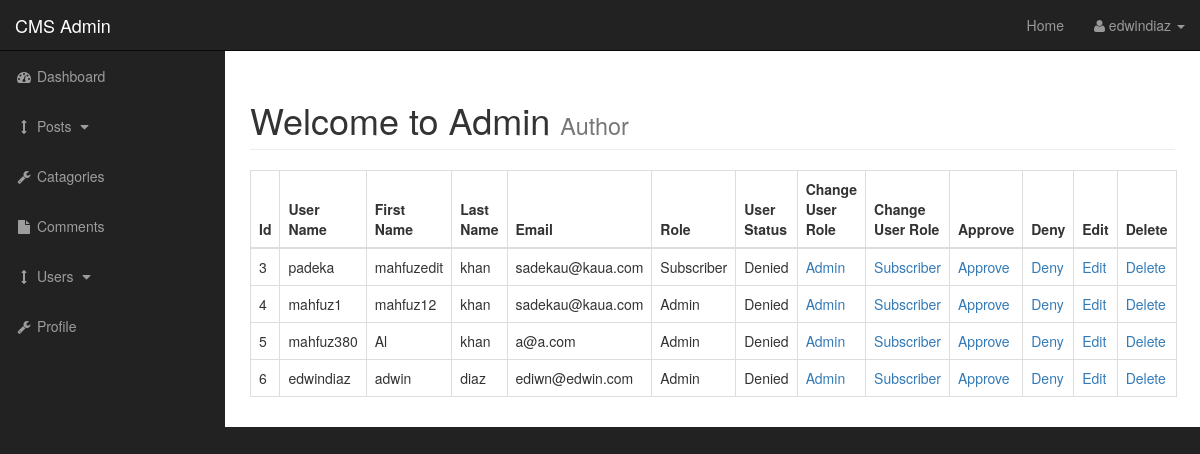
Page /admin/users.php (signed in) on the earlier database version.
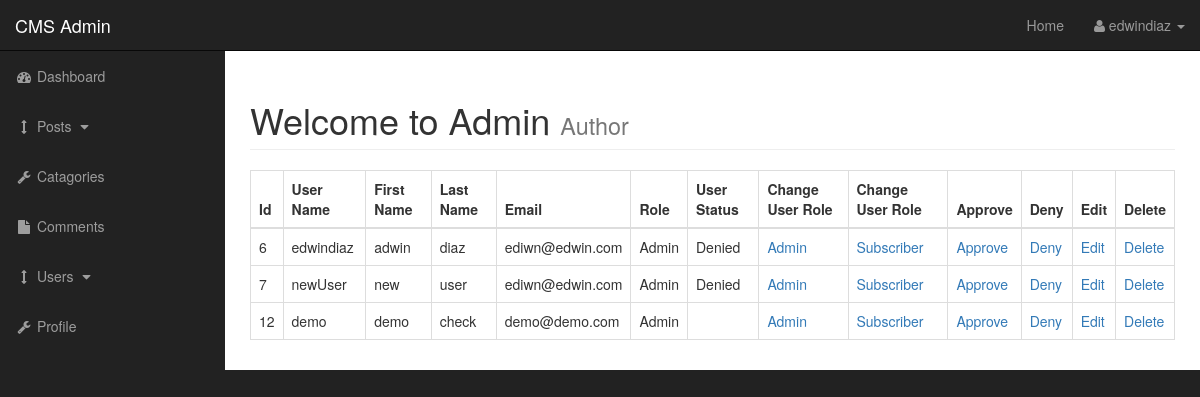
Same page on the later database version.
### tables this page shows
CREATE TABLE `users` (
  `userId` int(3) NOT NULL,
  `userName` varchar(255) NOT NULL,
  `userPassword` varchar(255) NOT NULL,
  `userFirstName` varchar(255) NOT NULL,
  `userLastName` varchar(255) NOT NULL,
  `userEmail` varchar(255) NOT NULL,
  `userImage` text NOT NULL,
  `userRole` varchar(255) NOT NULL,
  `randSalt` varchar(255) NOT NULL DEFAULT '$2y$10$iusesomecrazystrings22',
  `userStatus` varchar(255) NOT NULL
);

### admin/includes/view_all_users.php (the view, shortened to what this page needs)
<table class="table table-bordered table-hover">
                            <thead>
                                <tr>
                                    <th>Id</th>
                                    <th>User Name</th>
                                    <th>First Name</th>
                                    <th>Last Name</th>
                                    <th>Email</th>
                                    <th>Role</th>
                                    <th>User Status</th>
                                    <th>Change User Role</th>
                                    <th>Change User Role</th>
                                    <th>Approve</th>
                                    <th>Deny</th>
                                    <th>Edit</th>
                                    <th>Delete</th>
                                </tr>
                            </thead>
                            <tbody>
                                <?php
                                $query = "SELECT * FROM users";
                                $selectUsers = mysqli_query($connection,$query);
                                while($row = mysqli_fetch_assoc($selectUsers)){
                                    $userId = $row['userId'];
                                    $userName = $row['userName'];
                                    $userFirstName = $row['userFirstName'];
                                    $userLastName = $row['userLastName'];
                                    $userEmail = $row['userEmail'];
                                    $userRole = $row['userRole'];
                                    $userStatus = $row['userStatus'];
                                    echo "<tr>";
                                    echo "<td>{$userId}</td>";
                                    echo "<td>{$userName}</td>";
                                    echo "<td>{$userFirstName}</td>";
                                    echo "<td>{$userLastName}</td>";
                                    echo "<td>{$userEmail}</td>";
                                    echo "<td>{$userRole}</td>";
                                    echo "<td>{$userStatus}</td>";
                                    echo "<td><a href='users.php?changeToAdmin={$userId}'>Admin</a></td>";
                                    echo "<td><a href='users.php?changeToSubcriber={$userId}'>Subscriber</a></td>";
                                    echo "<td><a href='users.php?approve={$userId}'>Approve</a></td>";
                                    echo "<td><a href='users.php?deny={$userId}'>Deny</a></td>";
                                    echo "<td><a href='users.php?source=editUser&u_id={$userId}'>Edit</a></td>";
                                    echo "<td><a href='users.php?delete={$userId}'>Delete</a></td>";
                                    echo "</tr>";
                            }
                                ?>
                            </tbody>
                        </table>

Differences in the rows shown:
removed users: userId "3", userName "padeka", userFirstName "mahfuzedit", userLastName "khan", userEmail "sadekau@kaua.com", userRole "Subscriber", userStatus "Denied"
removed users: userId "4", userName "mahfuz1", userFirstName "mahfuz12", userLastName "khan", userEmail "sadekau@kaua.com", userRole "Admin", userStatus "Denied"
removed users: userId "5", userName "mahfuz380", userFirstName "Al", userLastName "khan", userEmail "a@a.com", userRole "Admin", userStatus "Denied"
added users: userId "7", userName "newUser", userFirstName "new", userLastName "user", userEmail "ediwn@edwin.com", userRole "Admin", userStatus "Denied"
added users: userId "12", userName "demo", userFirstName "demo", userLastName "check", userEmail "demo@demo.com", userRole "Admin"
